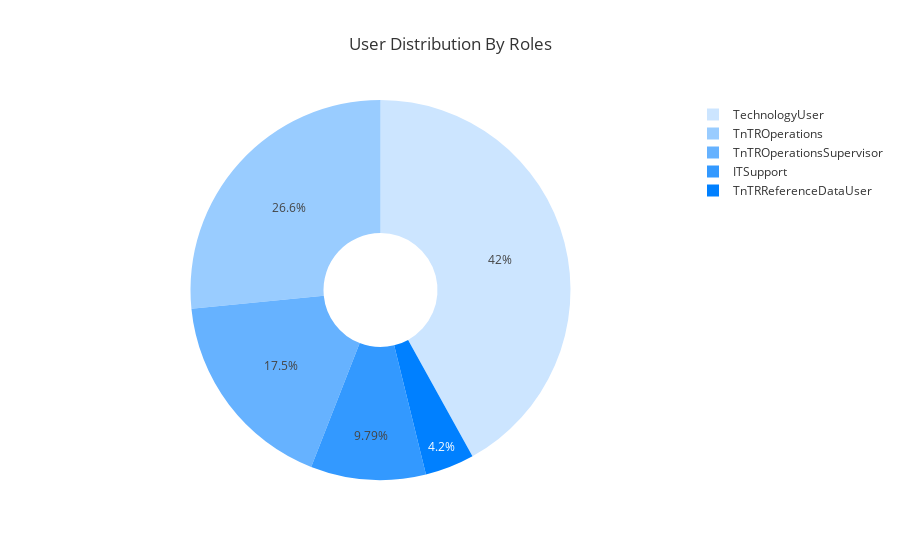

Source (notebook cell):
### Markdown cell above
### Operator Data View

### Code cell
df_usermap['Count']=1
df_usermap_c = df_usermap.groupby('NAME').agg({'Count':sum}).reset_index().sort_values(by='Count',ascending = False)
labels = list(df_usermap_c['NAME'])
values = list(df_usermap_c['Count'])
hovertext = [list(df_usermap_c['NAME'])[i] + '<br>' + 'Count: ' + str(list(df_usermap_c['Count'])[i]) for i in range(0,len(labels))]
# Use `hole` to create a donut-like pie chart
fig = go.Figure(data=[go.Pie(labels=labels, values=values,hovertext=hovertext, hole=.3, hoverinfo="text")])


fig.update_traces(marker = dict(colors = ['#CCE5FF', '#99CCFF', '#66B2FF','#3399FF', '#0080FF', '0080FF']),)

# fig.add_annotation(
#     x = 0,
#     y = 1.1,
#     text = "Actions Performed by Users in the one month period<br>Count of users: ",
#     showarrow =False,
#     font = dict(size=14, color='blue'),
# )

fig.update_layout(
                 title='User Distribution By Roles',
                 template="ggplot2",
        
                 )
plotly.offline.plot(fig, filename = 'User Distribution By Roles.html',auto_open=False)

fig.update_layout(height=500,
                 )

fig.show()

### Figure 1 — Plotly figure (JSON) as saved in the notebook; plotly's stock layout.template omitted (floating-point values rounded to 4 significant figures)
{"data": [{"hole": 0.3, "hoverinfo": "text", "hovertext": ["TechnologyUser<br>Count: 60", "TnTROperations<br>Count: 38", "TnTROperationsSupervisor<br>Count: 25", "ITSupport<br>Count: 14", "TnTRReferenceDataUser<br>Count: 6"], "labels": ["TechnologyUser", "TnTROperations", "TnTROperationsSupervisor", "ITSupport", "TnTRReferenceDataUser"], "marker": {"colors": ["#CCE5FF", "#99CCFF", "#66B2FF", "#3399FF", "#0080FF", "0080FF"]}, "type": "pie", "values": [60, 38, 25, 14, 6]}], "layout": {"autosize": true, "title": {"text": "User Distribution By Roles"}}}
